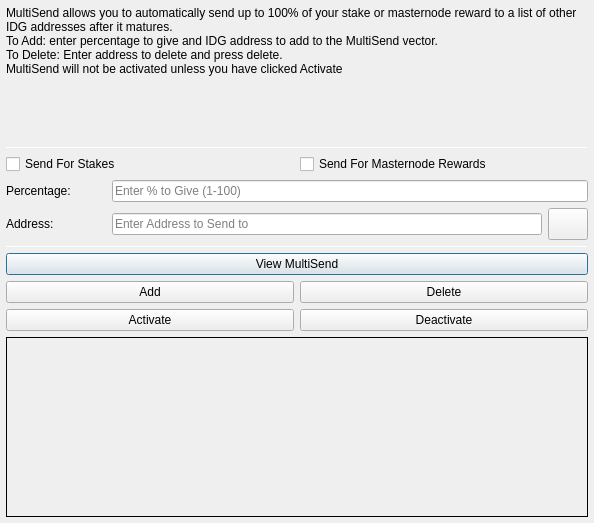
<?xml version="1.0" encoding="UTF-8"?>
<ui version="4.0">
 <class>MultiSendDialog</class>
 <widget class="QDialog" name="MultiSendDialog">
  <property name="windowModality">
   <enum>Qt::NonModal</enum>
  </property>
  <property name="geometry">
   <rect>
    <x>0</x>
    <y>0</y>
    <width>594</width>
    <height>523</height>
   </rect>
  </property>
  <property name="windowTitle">
   <string>MultiSend</string>
  </property>
  <layout class="QVBoxLayout" name="verticalLayout" stretch="0">
   <property name="leftMargin">
    <number>6</number>
   </property>
   <property name="topMargin">
    <number>6</number>
   </property>
   <property name="rightMargin">
    <number>6</number>
   </property>
   <property name="bottomMargin">
    <number>6</number>
   </property>
   <item>
    <layout class="QVBoxLayout" name="verticalLayout_Main" stretch="1,1,1,1,1,1">
     <item>
      <widget class="QLabel" name="label_2">
       <property name="lineWidth">
        <number>1</number>
       </property>
       <property name="text">
        <string>MultiSend allows you to automatically send up to 100% of your stake or masternode reward to a list of other IDG addresses after it matures.
To Add: enter percentage to give and IDG address to add to the MultiSend vector.
To Delete: Enter address to delete and press delete.
MultiSend will not be activated unless you have clicked Activate</string>
       </property>
       <property name="alignment">
        <set>Qt::AlignLeading|Qt::AlignLeft|Qt::AlignTop</set>
       </property>
       <property name="wordWrap">
        <bool>true</bool>
       </property>
      </widget>
     </item>
     <item>
      <widget class="Line" name="line">
       <property name="minimumSize">
        <size>
         <width>0</width>
         <height>1</height>
        </size>
       </property>
       <property name="maximumSize">
        <size>
         <width>16777215</width>
         <height>1</height>
        </size>
       </property>
       <property name="orientation">
        <enum>Qt::Horizontal</enum>
       </property>
      </widget>
     </item>
     <item>
      <layout class="QVBoxLayout" name="verticalLayout_Settings">
       <item>
        <layout class="QHBoxLayout" name="horizontalLayout">
         <item>
          <widget class="QCheckBox" name="multiSendStakeCheckBox">
           <property name="text">
            <string>Send For Stakes</string>
           </property>
          </widget>
         </item>
         <item>
          <widget class="QCheckBox" name="multiSendMasternodeCheckBox">
           <property name="text">
            <string>Send For Masternode Rewards</string>
           </property>
          </widget>
         </item>
        </layout>
       </item>
       <item>
        <layout class="QHBoxLayout" name="horizontalLayout_6">
         <item>
          <widget class="QLabel" name="label">
           <property name="minimumSize">
            <size>
             <width>100</width>
             <height>0</height>
            </size>
           </property>
           <property name="toolTip">
            <string>Percentage of stake to send</string>
           </property>
           <property name="text">
            <string>Percentage:</string>
           </property>
          </widget>
         </item>
         <item>
          <widget class="QLineEdit" name="multiSendPercentEdit">
           <property name="toolTip">
            <string>Enter whole numbers 1 - 100</string>
           </property>
           <property name="placeholderText">
            <string>Enter % to Give (1-100)</string>
           </property>
          </widget>
         </item>
        </layout>
       </item>
       <item>
        <layout class="QHBoxLayout" name="horizontalLayout_7">
         <item>
          <widget class="QLabel" name="label_5">
           <property name="minimumSize">
            <size>
             <width>100</width>
             <height>0</height>
            </size>
           </property>
           <property name="toolTip">
            <string>Address to send portion of stake to</string>
           </property>
           <property name="text">
            <string>Address:</string>
           </property>
          </widget>
         </item>
         <item>
          <widget class="QLineEdit" name="multiSendAddressEdit">
           <property name="toolTip">
            <string/>
           </property>
           <property name="placeholderText">
            <string>Enter Address to Send to</string>
           </property>
          </widget>
         </item>
         <item>
          <widget class="QPushButton" name="addressBookButton">
           <property name="maximumSize">
            <size>
             <width>16777215</width>
             <height>32</height>
            </size>
           </property>
           <property name="toolTip">
            <string>Choose an address from the address book</string>
           </property>
           <property name="text">
            <string/>
           </property>
           <property name="icon">
            <iconset resource="../indigen.qrc">
             <normaloff>:/icons/address-book</normaloff>:/icons/address-book</iconset>
           </property>
           <property name="shortcut">
            <string>Alt+A</string>
           </property>
           <property name="autoDefault">
            <bool>false</bool>
           </property>
          </widget>
         </item>
        </layout>
       </item>
      </layout>
     </item>
     <item>
      <widget class="Line" name="line_2">
       <property name="minimumSize">
        <size>
         <width>0</width>
         <height>1</height>
        </size>
       </property>
       <property name="maximumSize">
        <size>
         <width>16777215</width>
         <height>1</height>
        </size>
       </property>
       <property name="orientation">
        <enum>Qt::Horizontal</enum>
       </property>
      </widget>
     </item>
     <item>
      <layout class="QVBoxLayout" name="verticalLayout_Buttons">
       <item>
        <layout class="QHBoxLayout" name="horizontalLayout_4">
         <item>
          <widget class="QPushButton" name="viewButton">
           <property name="toolTip">
            <string/>
           </property>
           <property name="statusTip">
            <string>View MultiSend Vector</string>
           </property>
           <property name="text">
            <string>View MultiSend</string>
           </property>
          </widget>
         </item>
        </layout>
       </item>
       <item>
        <layout class="QHBoxLayout" name="horizontalLayout_2">
         <item>
          <widget class="QPushButton" name="addButton">
           <property name="toolTip">
            <string/>
           </property>
           <property name="statusTip">
            <string>Add to MultiSend Vector</string>
           </property>
           <property name="text">
            <string>Add</string>
           </property>
          </widget>
         </item>
         <item>
          <widget class="QPushButton" name="deleteButton">
           <property name="toolTip">
            <string/>
           </property>
           <property name="statusTip">
            <string>Delete Address From MultiSend Vector</string>
           </property>
           <property name="text">
            <string>Delete</string>
           </property>
          </widget>
         </item>
        </layout>
       </item>
       <item>
        <layout class="QHBoxLayout" name="horizontalLayout_5">
         <item>
          <widget class="QPushButton" name="activateButton">
           <property name="statusTip">
            <string>Activate MultiSend</string>
           </property>
           <property name="text">
            <string>Activate</string>
           </property>
          </widget>
         </item>
         <item>
          <widget class="QPushButton" name="disableButton">
           <property name="statusTip">
            <string>Deactivate MultiSend</string>
           </property>
           <property name="text">
            <string>Deactivate</string>
           </property>
          </widget>
         </item>
        </layout>
       </item>
      </layout>
     </item>
     <item>
      <widget class="QLabel" name="message">
       <property name="minimumSize">
        <size>
         <width>0</width>
         <height>180</height>
        </size>
       </property>
       <property name="frameShape">
        <enum>QFrame::Panel</enum>
       </property>
       <property name="frameShadow">
        <enum>QFrame::Plain</enum>
       </property>
       <property name="lineWidth">
        <number>1</number>
       </property>
       <property name="midLineWidth">
        <number>1</number>
       </property>
       <property name="text">
        <string/>
       </property>
       <property name="alignment">
        <set>Qt::AlignLeading|Qt::AlignLeft|Qt::AlignTop</set>
       </property>
       <property name="wordWrap">
        <bool>true</bool>
       </property>
      </widget>
     </item>
    </layout>
   </item>
  </layout>
 </widget>
 <resources>
  <include location="../indigen.qrc"/>
 </resources>
 <connections/>
</ui>
